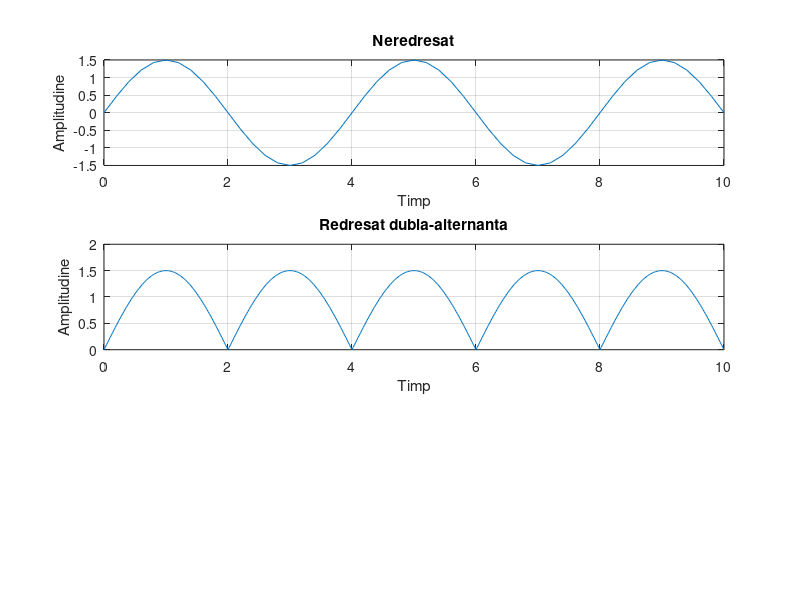

Source code (MATLAB):

t1=0:0.2:10;                   
s1=1.5*sin(2*pi*1/4*t1); 
subplot(3,1,1)
plot(t1,s1),grid
xlabel('Timp')
ylabel('Amplitudine')
title('Neredresat')

t2=0:0.02:10;
s2=abs(1.5*sin(2*pi*1/4*t2));
subplot(3,1,2)
plot(t2,s2),grid
xlabel('Timp')
ylabel('Amplitudine')
title('Redresat dubla-alternanta')